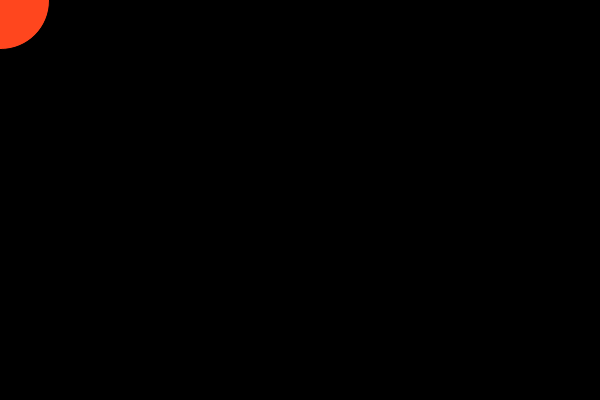
Frame 1 (no input)
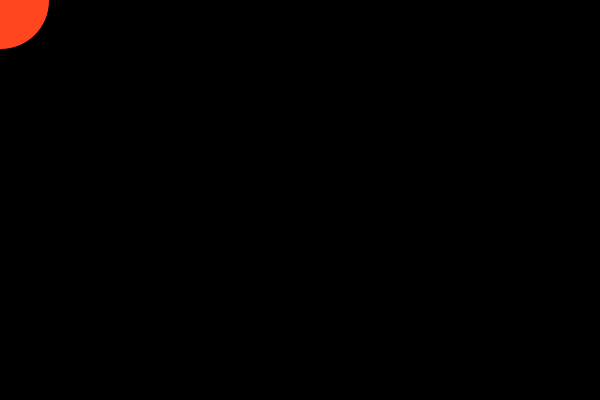
Frame 60 (the mouse pressed at the canvas centre just before this capture)
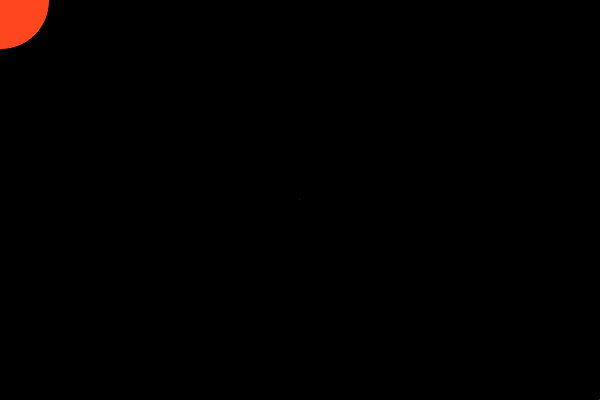
Frame 120 (the mouse held since frame 60 and released just before this capture)

The Processing sketch that drew these frames (run headless with seeded random() and noise(); from frame 60 on, the mouse is pressed at the canvas centre):

// Processing sketch: processing_116785
// ── processing_116785.pde

int[] x= new int[100];
int[] y= new int[100];
int[] x1=new int[100];
int[] y1=new int[100];


void setup() {
  size(600, 400);
  background(0);
//noStroke();
}
void draw(){
  for (int i=0; i<100; i++){
  x[i]=mouseX*i;
  y[i]=mouseY*i;
  }
  
for (int i=0; i < 100 ; i++){
  println(i*5);
  fill(255,70,30);
  ellipse(x[i], y[i],i,i);
  ellipse(x1[i],y1[i],i,i);
 
}
}
